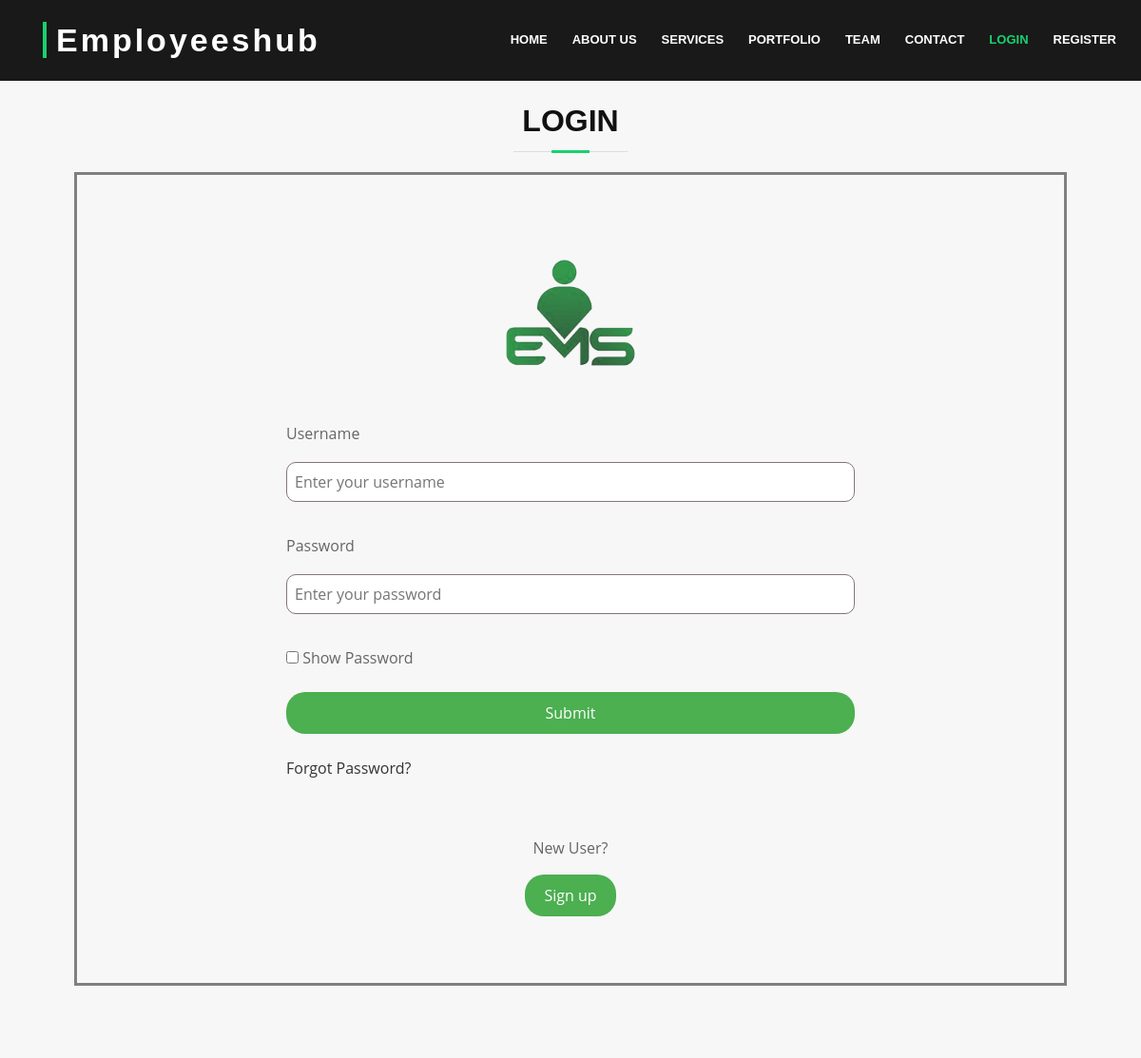
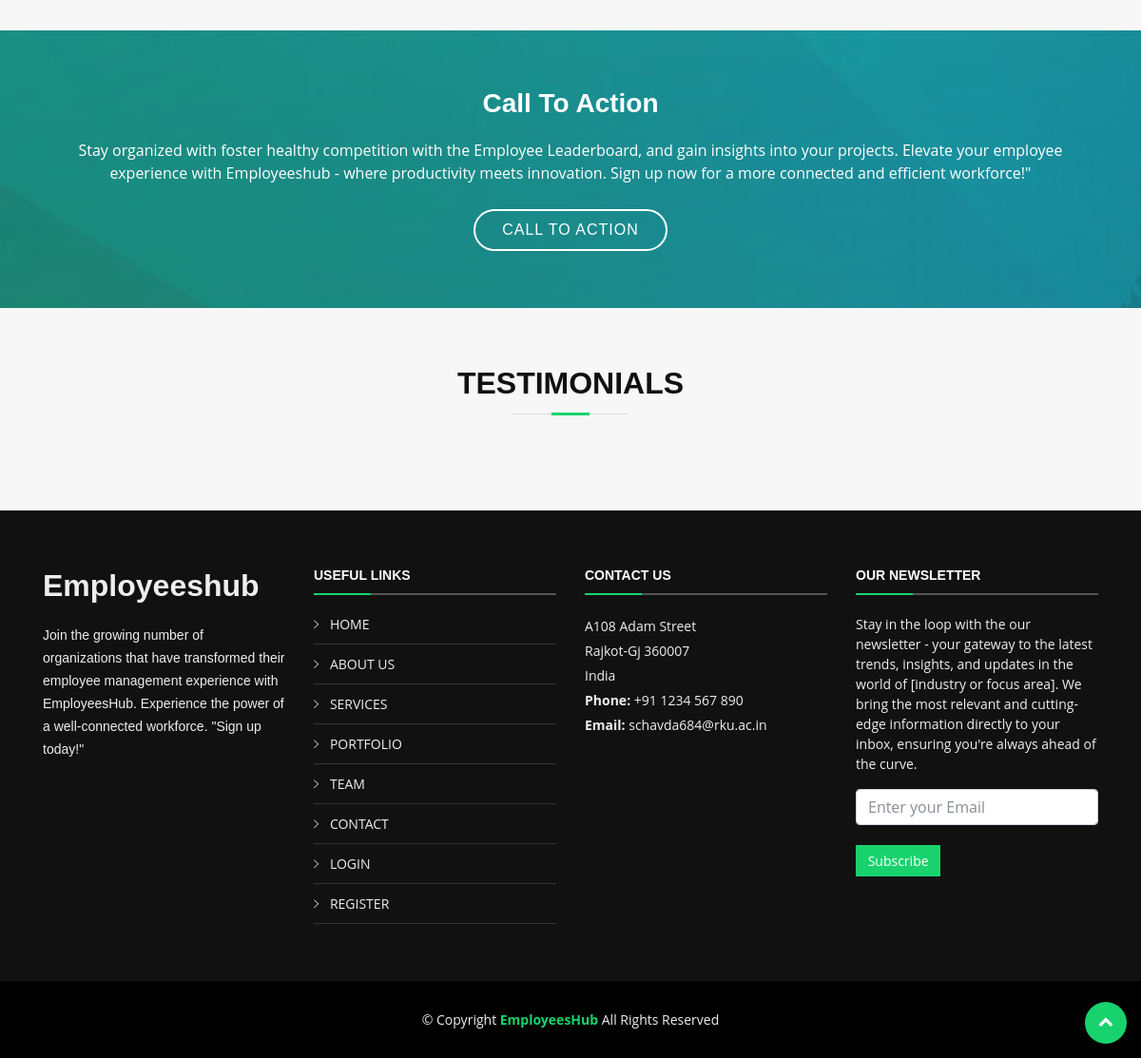
The page /login.php on the database its author committed (2 pictures, top to bottom).
### tables this page shows
CREATE TABLE `guest_header` (
  `id` int(11) NOT NULL,
  `name` varchar(255) NOT NULL,
  `title` varchar(255) NOT NULL,
  `link` varchar(255) NOT NULL
);

### testimonial.php (the view, shortened to what this page needs)
<section id="testimonials" class="section-bg wow fadeInUp">
    <div class="container">
        <header class="section-header">
            <h3>Testimonials</h3>
        </header>
    </div>
</section>

### header.php (shortened to what this page needs)
<?php
include('connection.php');
$url = $_SERVER['REQUEST_URI'];
$url = parse_url($url, PHP_URL_PATH);
$arr_url = explode("/", $url);
?>
<!DOCTYPE html>
<html lang="en">
<head>
    <link href="lib/font-awesome/css/font-awesome.min.css" rel="stylesheet">
    <link href="lib/animate/animate.min.css" rel="stylesheet">
    <link href="lib/ionicons/css/ionicons.min.css" rel="stylesheet">
    <link href="lib/owlcarousel/assets/owl.carousel.min.css" rel="stylesheet">
    <link href="lib/lightbox/css/lightbox.min.css" rel="stylesheet">
    <link href="lib/bootstrap/css/bootstrap.min.css" rel="stylesheet">
    <link src="lib/bootstrap/css/bootstrap.min.css.map" rel="stylesheet">
    <link href="css/style.css" rel="stylesheet">
</head>
<body>
    <header id="header" class="header-scrolled">
        <div class="container-fluid">
            <div id="logo" class="pull-left">
                <h1><a href="#intro" class="scrollto">
                        Employeeshub
                    </a></h1>
            </div>
            <nav id="nav-menu-container">
                <ul class="nav-menu">
                    <?php
                    $q = "SELECT * FROM guest_header";
                        $res = mysqli_query($con, $q);
                        while ($row = mysqli_fetch_array($res)) {
                    ?>
                    <li class="<?php if (isset($arr_url[2]) && $arr_url[2] == $row[1]) { echo "menu-active"; } ?>"> <a
                            class="nav-link" href="<?php echo $row[3]; ?>">
                            <?php echo $row[2]; ?>
                        </a>
                    </li>
                    <?php  }  ?>
                </ul>
            </nav>
        </div>
    </header>
</body>
</html>

### footer.php (shortened to what this page needs)
<?php  include('connection.php');
?>
<footer id="footer">
    <div class="footer-top">
        <div class="container">
            <div class="row">
                <div class="col-lg-3 col-md-6 footer-info">
                    <h2><b>
                            Employeeshub
                        </b></h2>
                    <p>
                        Join the growing number of organizations that have transformed their employee management
                        experience with EmployeesHub. Experience the power of a well-connected workforce. "Sign up
                        today!"
                    </p>
                </div>
                <div class="col-lg-3 col-md-6 footer-links">
                    <h4>
                        USEFUL LINKS
                    </h4>
                    <ul>
                        <?php   $q = "select * from guest_header";
              $res = mysqli_query($con, $q);
              while ($row = mysqli_fetch_array($res)) { ?>
                        <li><i class="ion-ios-arrow-right"></i> <a href="<?php echo $row[1];?>">
                                <?php  echo $row[2]; ?>
                            </a></li>
                        <?php  }  ?>
                    </ul>
                </div>
                <div class="col-lg-3 col-md-6 footer-contact">
                    <h4>contact us</h4>
                    <p>A108 Adam Street<br>
                        Rajkot-Gj 360007<br>
                        India <br>
                        <strong>Phone:</strong>
                        +91 1234 567 890 <br>
                        <strong>Email:</strong>
                        schavda684@rku.ac.in <br>
                    </p>
                </div>
                <div class="col-lg-3 col-md-6 footer-newsletter">
                    <h4>
                        Our Newsletter
                    </h4>
                    <p>
                        Stay in the loop with the our newsletter - your gateway to the latest trends, insights, and
                        updates in the world of [industry or focus area]. We bring the most relevant and cutting-edge
                        information directly to your inbox, ensuring you're always ahead of the curve.
                    </p>
                    <?php include('sub.php'); ?>
                </div>
            </div>
        </div>
    </div>
    <div class="container">
        <div class="copyright">
            &copy; Copyright <a href=" http://localhost/Employee%20Management%20System/index.php">
                <strong>
                    EmployeesHub
                </strong>
            </a> All Rights
            Reserved
        </div>
    </div>
</footer>
<a href="#" class="back-to-top"><i class="fa fa-chevron-up"></i></a>
</body>
</html>

### rows shown on the page
guest_header: title "HOME"
guest_header: title "ABOUT US"
guest_header: title "SERVICES"
guest_header: title "PORTFOLIO"
guest_header: title "TEAM"
guest_header: title "CONTACT"
guest_header: title "LOGIN"
guest_header: title "REGISTER"
